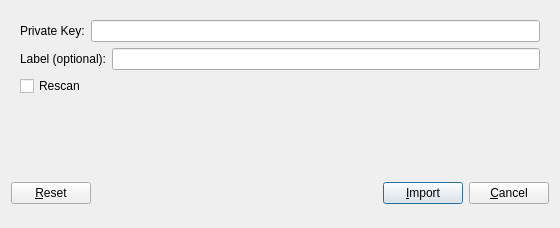
<?xml version="1.0" encoding="UTF-8"?>
<ui version="4.0">
  <class>ImportKeysDialog</class>
  <widget class="QDialog" name="ImportKeysDialog">
    <property name="geometry">
      <rect>
        <x>0</x>
        <y>0</y>
        <width>560</width>
        <height>200</height>
      </rect>
    </property>
    <property name="windowTitle">
      <string>Import Private Key</string>
    </property>
    <property name="modal">
      <bool>true</bool>
    </property>
    <layout class="QVBoxLayout" name="verticalLayout">
      <item>
        <widget class="QWidget" name="tabImportPrivateKey">
          <attribute name="title">
            <string>&amp;Import Private Key</string>
          </attribute>
          <layout class="QVBoxLayout" name="verticalLayout_Display">
            <item>
              <layout class="QHBoxLayout" name="horizontalLayout_1_ImportPrivateKey">
                <item>
                  <widget class="QLabel" name="privateKeyWidgetLabel">
                    <property name="text">
                      <string>Private Key:</string>
                    </property>
                    <property name="textFormat">
                      <enum>Qt::PlainText</enum>
                    </property>
                  </widget>
                </item>
                <item>
                  <widget class="QLineEdit" name="privateKey">
                    <property name="toolTip">
                      <string>Private key to import into your wallet</string>
                    </property>
                  </widget>
                </item>
              </layout>
            </item>
            <item>
              <layout class="QHBoxLayout" name="horizontalLayout_2_ImportPrivateKey">
                <item>
                  <widget class="QLabel" name="privateKeyLabelWidgetLabel">
                    <property name="toolTip">
                      <string>Label for this private key in your wallet</string>
                    </property>
                    <property name="text">
                      <string>Label (optional):</string>
                    </property>
                    <property name="buddy">
                      <cstring>privateKeyLabel</cstring>
                    </property>
                  </widget>
                </item>
                <item>
                  <widget class="QLineEdit" name="privateKeyLabel">
                    <property name="toolTip">
                      <string>Label for this private key in your wallet</string>
                    </property>
                  </widget>
                </item>
              </layout>
            </item>
            <item>
              <widget class="QCheckBox" name="rescanCheckBox">
                <property name="toolTip">
                  <string extracomment="Rescan the blockchain on import (disabled when running in pruned mode)." />
                </property>
                <property name="text">
                  <string>Rescan</string>
                </property>
              </widget>
            </item>
            <item>
              <widget class="QLabel" name="privateKeyImportTextMessage">
                <property name="text">
                  <string></string>
                </property>
              </widget>
            </item>
            <item>
              <spacer name="verticalSpacer_ImportPrivateKey">
                <property name="orientation">
                  <enum>Qt::Vertical</enum>
                </property>
                <property name="sizeHint" stdset="0">
                  <size>
                    <width>20</width>
                    <height>40</height>
                  </size>
                </property>
              </spacer>
            </item>
          </layout>
        </widget>
      </item>
      <item>
        <widget class="QFrame" name="frame">
          <layout class="QVBoxLayout" name="verticalLayout_Bottom">
            <item>
              <layout class="QHBoxLayout" name="horizontalLayout_Bottom" />
            </item>
            <item>
              <widget class="QLabel" name="overriddenByCommandLineLabel">
                <property name="text">
                  <string />
                </property>
                <property name="textFormat">
                  <enum>Qt::PlainText</enum>
                </property>
                <property name="wordWrap">
                  <bool>true</bool>
                </property>
              </widget>
            </item>
          </layout>
        </widget>
      </item>
      <item>
        <layout class="QHBoxLayout" name="horizontalLayout_Buttons">
          <item>
            <widget class="QPushButton" name="resetButton">
              <property name="toolTip">
                <string>Reset this form.</string>
              </property>
              <property name="text">
                <string>&amp;Reset</string>
              </property>
              <property name="autoDefault">
                <bool>false</bool>
              </property>
            </widget>
          </item>
          <item>
            <spacer name="horizontalSpacer_1">
              <property name="orientation">
                <enum>Qt::Horizontal</enum>
              </property>
              <property name="sizeHint" stdset="0">
                <size>
                  <width>40</width>
                  <height>48</height>
                </size>
              </property>
            </spacer>
          </item>
          <item>
            <widget class="QLabel" name="statusLabel">
              <property name="minimumSize">
                <size>
                  <width>200</width>
                  <height>0</height>
                </size>
              </property>
              <property name="font">
                <font>
                  <weight>75</weight>
                  <bold>true</bold>
                </font>
              </property>
              <property name="text">
                <string />
              </property>
              <property name="textFormat">
                <enum>Qt::PlainText</enum>
              </property>
              <property name="wordWrap">
                <bool>true</bool>
              </property>
            </widget>
          </item>
          <item>
            <widget class="QPushButton" name="okButton">
              <property name="text">
                <string>&amp;Import</string>
              </property>
              <property name="autoDefault">
                <bool>false</bool>
              </property>
              <property name="default">
                <bool>true</bool>
              </property>
            </widget>
          </item>
          <item>
            <widget class="QPushButton" name="cancelButton">
              <property name="text">
                <string>&amp;Cancel</string>
              </property>
              <property name="autoDefault">
                <bool>false</bool>
              </property>
            </widget>
          </item>
        </layout>
      </item>
    </layout>
  </widget>
  <resources />
  <connections />
</ui>
